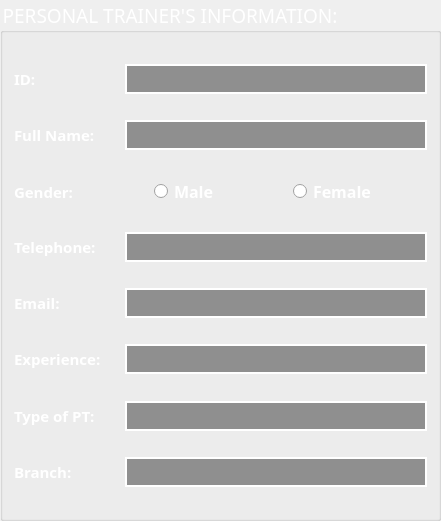
     <widget class="QGroupBox" name="groupBox_2">
      <property name="geometry">
       <rect>
        <x>580</x>
        <y>10</y>
        <width>441</width>
        <height>521</height>
       </rect>
      </property>
      <property name="font">
       <font>
        <family>UTM Bebas</family>
        <pointsize>14</pointsize>
       </font>
      </property>
      <property name="styleSheet">
       <string notr="true">color: rgb(255, 255, 255);</string>
      </property>
      <property name="title">
       <string>PERSONAL TRAINER'S INFORMATION:</string>
      </property>
      <layout class="QVBoxLayout" name="verticalLayout_4">
       <item>
        <spacer name="verticalSpacer_34">
         <property name="orientation">
          <enum>Qt::Vertical</enum>
         </property>
         <property name="sizeHint" stdset="0">
          <size>
           <width>20</width>
           <height>40</height>
          </size>
         </property>
        </spacer>
       </item>
       <item>
        <layout class="QVBoxLayout" name="verticalLayout_3">
         <item>
          <spacer name="verticalSpacer_36">
           <property name="orientation">
            <enum>Qt::Vertical</enum>
           </property>
           <property name="sizeHint" stdset="0">
            <size>
             <width>20</width>
             <height>40</height>
            </size>
           </property>
          </spacer>
         </item>
         <item>
          <layout class="QHBoxLayout" name="horizontalLayout_10">
           <item>
            <widget class="QLabel" name="label_12">
             <property name="minimumSize">
              <size>
               <width>105</width>
               <height>0</height>
              </size>
             </property>
             <property name="font">
              <font>
               <family>Sitka Text Semibold</family>
               <pointsize>11</pointsize>
               <weight>75</weight>
               <bold>true</bold>
              </font>
             </property>
             <property name="text">
              <string>ID:</string>
             </property>
            </widget>
           </item>
           <item>
            <widget class="QLineEdit" name="lineEditIDPT">
             <property name="minimumSize">
              <size>
               <width>0</width>
               <height>30</height>
              </size>
             </property>
             <property name="font">
              <font>
               <pointsize>-1</pointsize>
              </font>
             </property>
             <property name="styleSheet">
              <string notr="true">background-color: rgba(0, 0, 0, 100);
border: 1.5px solid white;
color: white;
font-size: 16px;
padding: 5px;
</string>
             </property>
            </widget>
           </item>
          </layout>
         </item>
         <item>
          <spacer name="verticalSpacer_25">
           <property name="orientation">
            <enum>Qt::Vertical</enum>
           </property>
           <property name="sizeHint" stdset="0">
            <size>
             <width>20</width>
             <height>40</height>
            </size>
           </property>
          </spacer>
         </item>
         <item>
          <layout class="QHBoxLayout" name="horizontalLayout_14">
           <item>
            <widget class="QLabel" name="label_16">
             <property name="minimumSize">
              <size>
               <width>105</width>
               <height>0</height>
              </size>
             </property>
             <property name="font">
              <font>
               <family>Sitka Text Semibold</family>
               <pointsize>11</pointsize>
               <weight>75</weight>
               <bold>true</bold>
              </font>
             </property>
             <property name="text">
              <string>Full Name:</string>
             </property>
            </widget>
           </item>
           <item>
            <widget class="QLineEdit" name="lineEditFullNamePT">
             <property name="minimumSize">
              <size>
               <width>0</width>
               <height>30</height>
              </size>
             </property>
             <property name="font">
              <font>
               <pointsize>-1</pointsize>
              </font>
             </property>
             <property name="styleSheet">
              <string notr="true">background-color: rgba(0, 0, 0, 100);
border: 1.5px solid white;
color: white;
font-size: 16px;
padding: 5px;
</string>
             </property>
            </widget>
           </item>
          </layout>
         </item>
         <item>
          <spacer name="verticalSpacer_26">
           <property name="orientation">
            <enum>Qt::Vertical</enum>
           </property>
           <property name="sizeHint" stdset="0">
            <size>
             <width>20</width>
             <height>40</height>
            </size>
           </property>
          </spacer>
         </item>
         <item>
          <layout class="QHBoxLayout" name="horizontalLayout_13">
           <item>
            <widget class="QLabel" name="label_15">
             <property name="minimumSize">
              <size>
               <width>100</width>
               <height>0</height>
              </size>
             </property>
             <property name="font">
              <font>
               <family>Sitka Text Semibold</family>
               <pointsize>11</pointsize>
               <weight>75</weight>
               <bold>true</bold>
              </font>
             </property>
             <property name="text">
              <string>Gender:</string>
             </property>
            </widget>
           </item>
           <item>
            <widget class="QRadioButton" name="radioButtonMalePT">
             <property name="font">
              <font>
               <family>Sitka Text Semibold</family>
               <pointsize>12</pointsize>
               <weight>75</weight>
               <bold>true</bold>
              </font>
             </property>
             <property name="text">
              <string>Male</string>
             </property>
            </widget>
           </item>
           <item>
            <widget class="QRadioButton" name="radioButtonFemalePT">
             <property name="font">
              <font>
               <family>Sitka Text Semibold</family>
               <pointsize>12</pointsize>
               <weight>75</weight>
               <bold>true</bold>
              </font>
             </property>
             <property name="text">
              <string>Female</string>
             </property>
            </widget>
           </item>
          </layout>
         </item>
         <item>
          <spacer name="verticalSpacer_27">
           <property name="orientation">
            <enum>Qt::Vertical</enum>
           </property>
           <property name="sizeHint" stdset="0">
            <size>
             <width>20</width>
             <height>40</height>
            </size>
           </property>
          </spacer>
         </item>
         <item>
          <layout class="QHBoxLayout" name="horizontalLayout_30">
           <item>
            <widget class="QLabel" name="label_29">
             <property name="minimumSize">
              <size>
               <width>105</width>
               <height>0</height>
              </size>
             </property>
             <property name="font">
              <font>
               <family>Sitka Text Semibold</family>
               <pointsize>11</pointsize>
               <weight>75</weight>
               <bold>true</bold>
              </font>
             </property>
             <property name="text">
              <string>Telephone:</string>
             </property>
            </widget>
           </item>
           <item>
            <widget class="QLineEdit" name="lineEditTelephone_3">
             <property name="minimumSize">
              <size>
               <width>0</width>
               <height>30</height>
              </size>
             </property>
             <property name="font">
              <font>
               <pointsize>-1</pointsize>
              </font>
             </property>
             <property name="styleSheet">
              <string notr="true">background-color: rgba(0, 0, 0, 100);
border: 1.5px solid white;
color: white;
font-size: 16px;
padding: 5px;
</string>
             </property>
            </widget>
           </item>
          </layout>
         </item>
         <item>
          <spacer name="verticalSpacer_28">
           <property name="orientation">
            <enum>Qt::Vertical</enum>
           </property>
           <property name="sizeHint" stdset="0">
            <size>
             <width>20</width>
             <height>40</height>
            </size>
           </property>
          </spacer>
         </item>
         <item>
          <layout class="QHBoxLayout" name="horizontalLayout_31">
           <item>
            <widget class="QLabel" name="label_33">
             <property name="minimumSize">
              <size>
               <width>105</width>
               <height>0</height>
              </size>
             </property>
             <property name="font">
              <font>
               <family>Sitka Text Semibold</family>
               <pointsize>11</pointsize>
               <weight>75</weight>
               <bold>true</bold>
              </font>
             </property>
             <property name="text">
              <string>Email:</string>
             </property>
            </widget>
           </item>
           <item>
            <widget class="QLineEdit" name="lineEditEmail_2">
             <property name="minimumSize">
              <size>
               <width>0</width>
               <height>30</height>
              </size>
             </property>
             <property name="font">
              <font>
               <pointsize>-1</pointsize>
              </font>
             </property>
             <property name="styleSheet">
              <string notr="true">background-color: rgba(0, 0, 0, 100);
border: 1.5px solid white;
color: white;
font-size: 16px;
padding: 5px;
</string>
             </property>
            </widget>
           </item>
          </layout>
         </item>
         <item>
          <spacer name="verticalSpacer_29">
           <property name="orientation">
            <enum>Qt::Vertical</enum>
           </property>
           <property name="sizeHint" stdset="0">
            <size>
             <width>20</width>
             <height>40</height>
            </size>
           </property>
          </spacer>
         </item>
         <item>
          <layout class="QHBoxLayout" name="horizontalLayout_12">
           <item>
            <widget class="QLabel" name="label_14">
             <property name="minimumSize">
              <size>
               <width>105</width>
               <height>0</height>
              </size>
             </property>
             <property name="font">
              <font>
               <family>Sitka Text Semibold</family>
               <pointsize>11</pointsize>
               <weight>75</weight>
               <bold>true</bold>
              </font>
             </property>
             <property name="text">
              <string>Experience:</string>
             </property>
            </widget>
           </item>
           <item>
            <widget class="QLineEdit" name="lineEditEXP">
             <property name="minimumSize">
              <size>
               <width>0</width>
               <height>30</height>
              </size>
             </property>
             <property name="font">
              <font>
               <pointsize>-1</pointsize>
              </font>
             </property>
             <property name="styleSheet">
              <string notr="true">background-color: rgba(0, 0, 0, 100);
border: 1.5px solid white;
color: white;
font-size: 16px;
padding: 5px;
</string>
             </property>
            </widget>
           </item>
          </layout>
         </item>
         <item>
          <spacer name="verticalSpacer_30">
           <property name="orientation">
            <enum>Qt::Vertical</enum>
           </property>
           <property name="sizeHint" stdset="0">
            <size>
             <width>20</width>
             <height>40</height>
            </size>
           </property>
          </spacer>
         </item>
         <item>
          <layout class="QHBoxLayout" name="horizontalLayout_11">
           <item>
            <widget class="QLabel" name="label_13">
             <property name="minimumSize">
              <size>
               <width>105</width>
               <height>0</height>
              </size>
             </property>
             <property name="font">
              <font>
               <family>Sitka Text Semibold</family>
               <pointsize>11</pointsize>
               <weight>75</weight>
               <bold>true</bold>
              </font>
             </property>
             <property name="text">
              <string>Type of PT:</string>
             </property>
            </widget>
           </item>
           <item>
            <widget class="QLineEdit" name="lineEditType">
             <property name="minimumSize">
              <size>
               <width>0</width>
               <height>30</height>
              </size>
             </property>
             <property name="font">
              <font>
               <pointsize>-1</pointsize>
              </font>
             </property>
             <property name="styleSheet">
              <string notr="true">background-color: rgba(0, 0, 0, 100);
border: 1.5px solid white;
color: white;
font-size: 16px;
padding: 5px;
</string>
             </property>
            </widget>
           </item>
          </layout>
         </item>
         <item>
          <spacer name="verticalSpacer_31">
           <property name="orientation">
            <enum>Qt::Vertical</enum>
           </property>
           <property name="sizeHint" stdset="0">
            <size>
             <width>20</width>
             <height>40</height>
            </size>
           </property>
          </spacer>
         </item>
         <item>
          <layout class="QHBoxLayout" name="horizontalLayout_15">
           <item>
            <widget class="QLabel" name="label_17">
             <property name="minimumSize">
              <size>
               <width>105</width>
               <height>0</height>
              </size>
             </property>
             <property name="font">
              <font>
               <family>Sitka Text Semibold</family>
               <pointsize>11</pointsize>
               <weight>75</weight>
               <bold>true</bold>
              </font>
             </property>
             <property name="text">
              <string>Branch:</string>
             </property>
            </widget>
           </item>
           <item>
            <widget class="QLineEdit" name="lineEditBranch_2">
             <property name="minimumSize">
              <size>
               <width>0</width>
               <height>30</height>
              </size>
             </property>
             <property name="font">
              <font>
               <pointsize>-1</pointsize>
              </font>
             </property>
             <property name="styleSheet">
              <string notr="true">background-color: rgba(0, 0, 0, 100);
border: 1.5px solid white;
color: white;
font-size: 16px;
padding: 5px;
</string>
             </property>
            </widget>
           </item>
          </layout>
         </item>
         <item>
          <spacer name="verticalSpacer_37">
           <property name="orientation">
            <enum>Qt::Vertical</enum>
           </property>
           <property name="sizeHint" stdset="0">
            <size>
             <width>20</width>
             <height>40</height>
            </size>
           </property>
          </spacer>
         </item>
        </layout>
       </item>
       <item>
        <spacer name="verticalSpacer_35">
         <property name="orientation">
          <enum>Qt::Vertical</enum>
         </property>
         <property name="sizeHint" stdset="0">
          <size>
           <width>20</width>
           <height>40</height>
          </size>
         </property>
        </spacer>
       </item>
      </layout>
     </widget>
